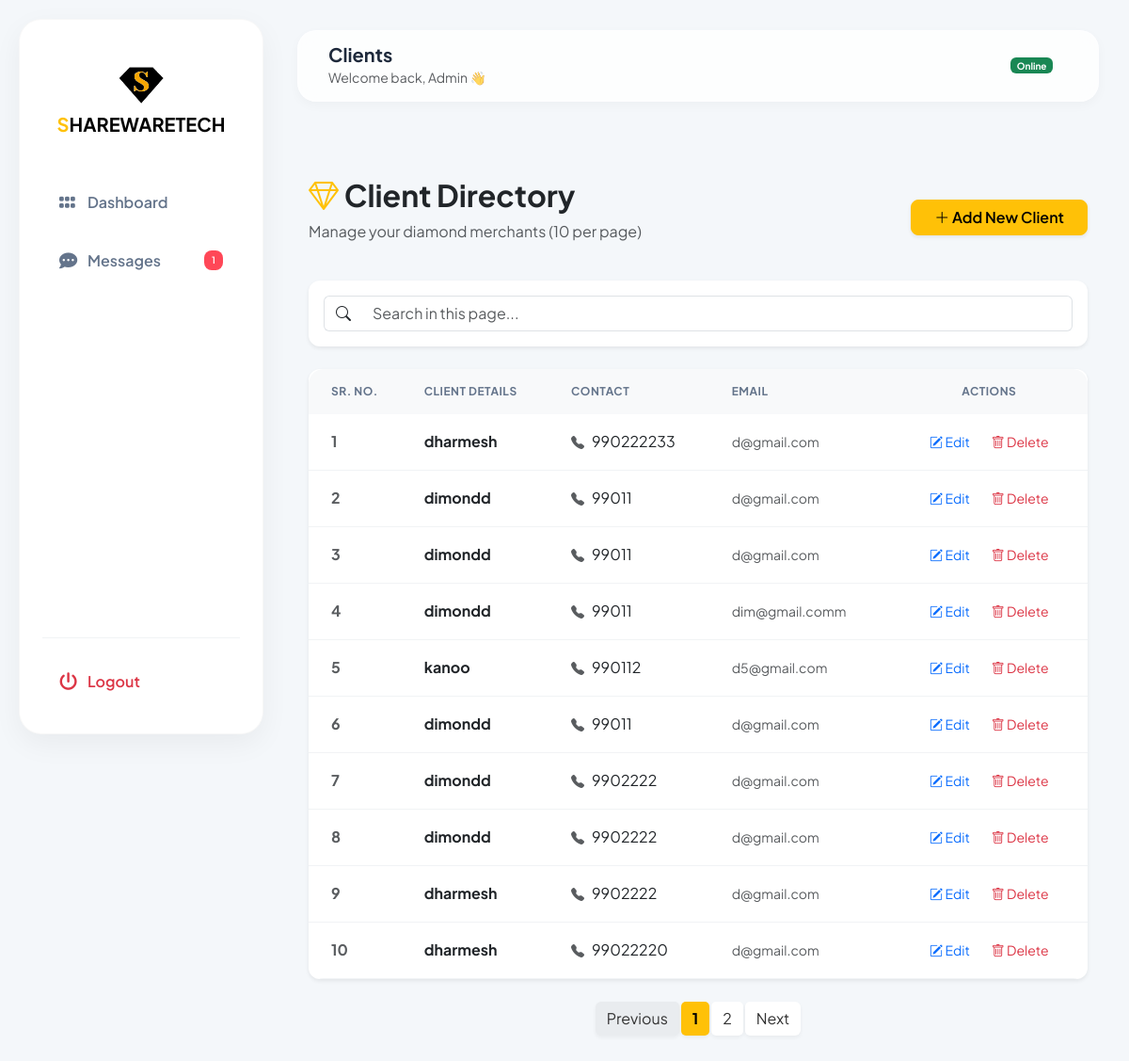
Page /admin/index.php?page=clients&p=1 (signed in) on the committed database.
### tables this page shows
CREATE TABLE `clients` (
  `id` int(11) NOT NULL,
  `name` varchar(100) NOT NULL,
  `phone` varchar(20) NOT NULL,
  `email` varchar(100) DEFAULT NULL,
  `company` varchar(150) DEFAULT NULL,
  `plan` enum('Basic','Premium') DEFAULT 'Basic',
  `status` enum('Active','Inactive') DEFAULT 'Active',
  `created_at` timestamp NOT NULL DEFAULT current_timestamp()
);

### admin/clients.php (the view, shortened to what this page needs)
<?php
include('../db_connect.php');
$limit = 10;
$page_num = isset($_GET['p']) ? (int)$_GET['p'] : 1;
$offset = ($page_num - 1) * $limit;
$total_query = mysqli_query($conn, "SELECT COUNT(*) as total FROM clients");
$total_data = mysqli_fetch_assoc($total_query);
$total_records = $total_data['total'];
$total_pages = ceil($total_records / $limit);
?>
<!DOCTYPE html>
<html lang="en">
<head>
    <link href="https://cdn.jsdelivr.net/npm/bootstrap@5.3.0/dist/css/bootstrap.min.css" rel="stylesheet">
    <link rel="stylesheet" href="https://cdn.jsdelivr.net/npm/bootstrap-icons@1.11.0/font/bootstrap-icons.css">
    <link rel="stylesheet" href="../admin/main.css">
</head>
<body>
<div class="container py-5">
    <div class="row mb-4 align-items-center">
        <div class="col">
            <h2 class="fw-bold text-dark"><i class="bi bi-gem text-warning"></i> Client Directory</h2>
            <p class="text-muted">Manage your diamond merchants (10 per page)</p>
        </div>
        <div class="col-auto">
            <button class="btn btn-warning shadow-sm px-4" onclick="addNew()">
                <i class="bi bi-plus-lg"></i> Add New Client
            </button>
        </div>
    </div>
    <div class="card shadow-sm mb-4">
        <div class="card-body">
            <div class="input-group">
                <span class="input-group-text bg-white border-end-0"><i class="bi bi-search"></i></span>
                <input type="text" id="tableSearch" class="form-control border-start-0" placeholder="Search in this page...">
            </div>
        </div>
    </div>
    <div class="card shadow-sm">
        <div class="table-responsive">
            <table class="table table-hover align-middle mb-0" id="clientTable">
                <thead>
                    <tr>
                        <th class="ps-4">Sr. No.</th>
                        <th>Client Details</th>
                        <th>Contact</th>
                        <th>Email</th>
                        <th class="text-center">Actions</th>
                    </tr>
                </thead>
                <tbody>
                <?php
                    $query = mysqli_query($conn, "SELECT * FROM clients ORDER BY id ASC LIMIT $offset, $limit");
                    $sn = $offset + 1;
                    if(mysqli_num_rows($query) > 0):
                        while($row = mysqli_fetch_assoc($query)):
                    ?>
                    <tr>
                        <td class="ps-4 text-muted fw-bold"><?= $sn++ ?></td>
                        <td><div class="fw-bold text-dark"><?= htmlspecialchars($row['name']) ?></div></td>
                        <td><div><i class="bi bi-telephone-fill text-muted small me-2"></i><?= htmlspecialchars($row['phone']) ?></div></td>
                        <td><div class="text-muted small"><?= htmlspecialchars($row['email'] ?: 'No email') ?></div></td>
                        <td class="text-center">
                            <button class="btn btn-sm btn-outline-primary border-0 me-1"
                                    onclick="editClient('<?= $row['id'] ?>', '<?= addslashes($row['name']) ?>', '<?= $row['phone'] ?>', '<?= $row['email'] ?>')">
                                <i class="bi bi-pencil-square"></i> Edit
                            </button>
                            <a href="index.php?page=clients&delete_id=<?= $row['id'] ?>&p=<?= $page_num ?>" class="btn btn-sm btn-outline-danger border-0"
                               onclick="return confirm('Are you sure you want to delete this client?')">
                                <i class="bi bi-trash"></i> Delete
                            </a>
                        </td>
                    </tr>
                    <?php endwhile; else: ?>
                    <tr><td colspan="5" class="text-center py-4 text-muted">No clients found.</td></tr>
                    <?php endif; ?>
                </tbody>
            </table>
        </div>
    </div>
    <?php if($total_pages > 1): ?>
    <nav class="mt-4">
        <ul class="pagination justify-content-center">
            <li class="page-item <?= ($page_num <= 1) ? 'disabled' : '' ?>">
                <a class="page-link" href="index.php?page=clients&p=<?= $page_num - 1 ?>">Previous</a>
            </li>
            <?php for($i = 1; $i <= $total_pages; $i++): ?>
                <li class="page-item <?= ($page_num == $i) ? 'active' : '' ?>">
                    <a class="page-link" href="index.php?page=clients&p=<?= $i ?>"><?= $i ?></a>
                </li>
            <?php endfor; ?>
            <li class="page-item <?= ($page_num >= $total_pages) ? 'disabled' : '' ?>">
                <a class="page-link" href="index.php?page=clients&p=<?= $page_num + 1 ?>">Next</a>
            </li>
        </ul>
    </nav>
    <?php endif; ?>
</div>
</body>
</html>

### admin/main.css (style rules this page uses)
:root { --sidebar-bg: #ffffff; --card-bg: #ffffff; --accent-color: #ffc107; --accent-glow: rgba(255, 193, 7, 0.3); --sidebar-width: 260px; --text-main: #1e293b; --text-muted: #64748b; --bg-body: #f4f7fa; }
body { font-family: 'Plus Jakarta Sans', 'Poppins', sans-serif; background: var(--bg-body); color: var(--text-main); min-height: 100vh; margin: 0; }
.card { border: none; border-radius: 16px; background: #ffffff; box-shadow: 0 5px 15px rgba(0,0,0,0.02); transition: 0.3s; }
.table-responsive { border-radius: 16px; }
.table thead th { background: #f8f9fa; color: var(--text-muted); font-size: 12px; text-transform: uppercase; letter-spacing: 0.5px; border: none; padding: 15px; }
.table td { padding: 15px; border-bottom: 1px solid #f1f3f5; vertical-align: middle; }

### admin/clients.php (style rules this page uses)
.card { border: none; border-radius: 12px; }
.btn-warning { font-weight: 600; border-radius: 8px; }
.pagination .page-link { color: #333; border: none; margin: 0 3px; border-radius: 5px; box-shadow: 0 2px 4px rgba(0,0,0,0.05); }
.pagination .active .page-link { background-color: #ffc107; color: #000; font-weight: bold; }

### rows in the picture
clients: name "dharmesh", phone "990222233", email "d@gmail.com"
clients: name "dimondd", phone "99011", email "d@gmail.com"
clients: name "dimondd", phone "99011", email "d@gmail.com"
clients: name "dimondd", phone "99011", email "dim@gmail.comm"
clients: name "kanoo", phone "990112", email "d5@gmail.com"
clients: name "dimondd", phone "99011", email "d@gmail.com"
clients: name "dimondd", phone "9902222", email "d@gmail.com"
clients: name "dimondd", phone "9902222", email "d@gmail.com"
clients: name "dharmesh", phone "9902222", email "d@gmail.com"
clients: name "dharmesh", phone "99022220", email "d@gmail.com"

### other values in the picture
$unread_count "1"
$p "Clients"
